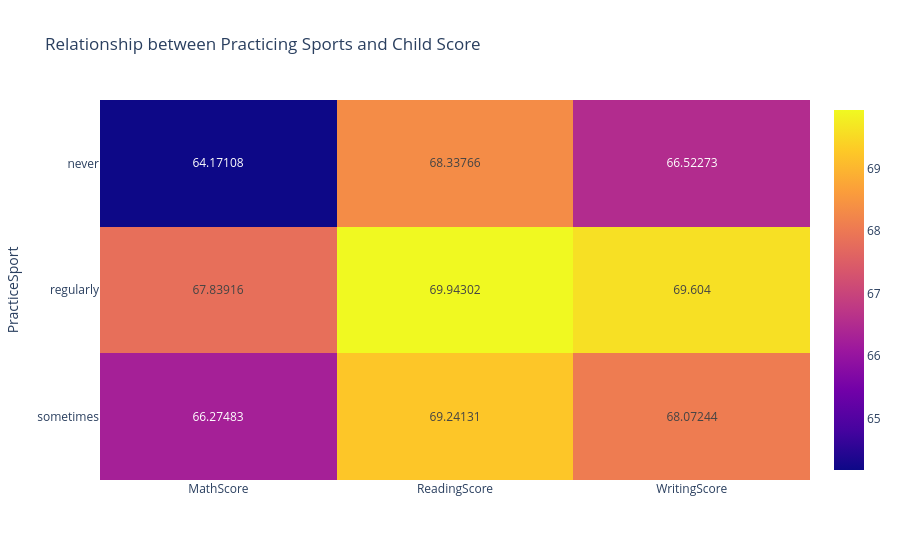

Notebook cell for this chart:
### Code cell
fig = px.imshow(impact_sports_marks, text_auto=True, aspect='auto', height=600, title='Relationship between Practicing Sports and Child Score')
fig.show()

### Figure 1 — Plotly figure (JSON) as saved in the notebook; plotly's stock layout.template omitted (floating-point values rounded to 4 significant figures)
{"data": [{"coloraxis": "coloraxis", "hovertemplate": "x: %{x}<br>PracticeSport: %{y}<br>color: %{z}<extra></extra>", "name": "0", "texttemplate": "%{z}", "type": "heatmap", "x": ["MathScore", "ReadingScore", "WritingScore"], "xaxis": "x", "y": ["never", "regularly", "sometimes"], "yaxis": "y", "z": [[64.17, 68.34, 66.52], [67.84, 69.94, 69.6], [66.27, 69.24, 68.07]]}], "layout": {"autosize": true, "coloraxis": {"colorscale": [[0, "#0d0887"], [0.1111, "#46039f"], [0.2222, "#7201a8"], [0.3333, "#9c179e"], [0.4444, "#bd3786"], [0.5556, "#d8576b"], [0.6667, "#ed7953"], [0.7778, "#fb9f3a"], [0.8889, "#fdca26"], [1, "#f0f921"]]}, "title": {"text": "Relationship between Practicing Sports and Child Score"}, "xaxis": {"anchor": "y", "autorange": true, "domain": [0, 1], "range": [-0.5, 2.5], "type": "category"}, "yaxis": {"anchor": "x", "autorange": true, "domain": [0, 1], "range": [2.5, -0.5], "title": {"text": "PracticeSport"}, "type": "category"}}}
